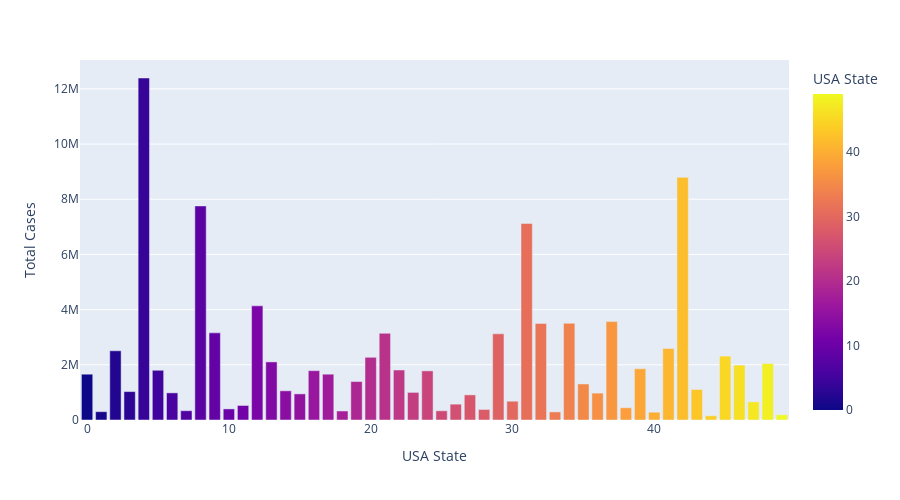

Notebook code cell kept with this figure:
### Code cell
px.bar(df,x="USA State",y="Total Cases",color="USA State",hover_data=["Total Cases","USA State"],height=500)

### Figure 1 — Plotly figure (JSON) as saved in the notebook; plotly's stock layout.template omitted (floating-point values rounded to 4 significant figures)
{"data": [{"alignmentgroup": "True", "hovertemplate": "USA State=%{marker.color}<br>Total Cases=%{y}<extra></extra>", "legendgroup": "", "marker": {"color": [0, 1, 2, 3, 4, 5, 6, 7, 8, 9, 10, 11, 12, 13, 14, 15, 16, 17, 18, 19, 20, 21, 22, 23, 24, 25, 26, 27, 28, 29, 30, 31, 32, 33, 34, 35, 36, 37, 38, 39, 40, 41, 42, 43, 44, 45, 46, 47, 48, 49], "coloraxis": "coloraxis", "pattern": {"shape": ""}}, "name": "", "offsetgroup": "", "orientation": "v", "showlegend": false, "textposition": "auto", "type": "bar", "x": [0, 1, 2, 3, 4, 5, 6, 7, 8, 9, 10, 11, 12, 13, 14, 15, 16, 17, 18, 19, 20, 21, 22, 23, 24, 25, 26, 27, 28, 29, 30, 31, 32, 33, 34, 35, 36, 37, 38, 39, 40, 41, 42, 43, 44, 45, 46, 47, 48, 49], "xaxis": "x", "y": [1659936, 301513, 2508168, 1029976, 12393361, 1801735, 983652, 336722, 7758207, 3157491, 401852, 525825, 4136659, 2105286, 1058274, 946564, 1787563, 1659969, 326868, 1394250, 2272428, 3142827, 1812049, 1000415, 1780715, 333758, 574399, 909923, 382013, 3123426, 681525, 7122731, 3501404, 293570, 3504742, 1306350, 974924, 3565499, 443803, 1857853, 282895, 2588139, 8792279, 1106483, 154009, 2315784, 1989477, 657760, 2043838, 188851], "yaxis": "y"}], "layout": {"barmode": "relative", "coloraxis": {"colorbar": {"title": {"text": "USA State"}}, "colorscale": [[0, "#0d0887"], [0.1111, "#46039f"], [0.2222, "#7201a8"], [0.3333, "#9c179e"], [0.4444, "#bd3786"], [0.5556, "#d8576b"], [0.6667, "#ed7953"], [0.7778, "#fb9f3a"], [0.8889, "#fdca26"], [1, "#f0f921"]]}, "height": 500, "legend": {"tracegroupgap": 0}, "margin": {"t": 60}, "xaxis": {"anchor": "y", "domain": [0, 1], "title": {"text": "USA State"}}, "yaxis": {"anchor": "x", "domain": [0, 1], "title": {"text": "Total Cases"}}}}
